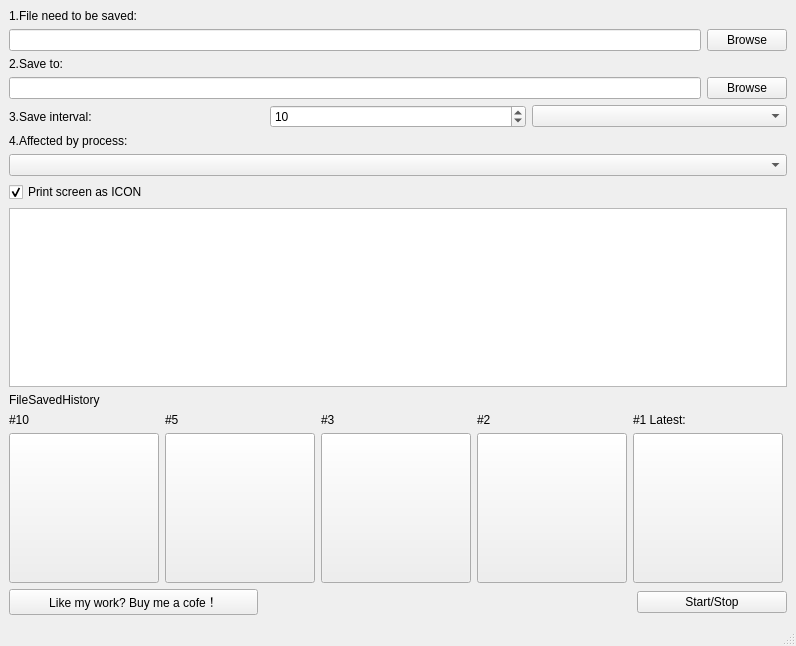
<?xml version="1.0" encoding="UTF-8"?>
<ui version="4.0">
 <class>MainWindow</class>
 <widget class="QMainWindow" name="MainWindow">
  <property name="geometry">
   <rect>
    <x>0</x>
    <y>0</y>
    <width>796</width>
    <height>646</height>
   </rect>
  </property>
  <property name="windowTitle">
   <string>File time rewind</string>
  </property>
  <property name="windowIcon">
   <iconset theme="QIcon::ThemeIcon::SyncSynchronizing"/>
  </property>
  <widget class="QWidget" name="centralwidget">
   <layout class="QGridLayout" name="gridLayout">
    <item row="0" column="0">
     <layout class="QVBoxLayout" name="verticalLayout_4">
      <item>
       <layout class="QVBoxLayout" name="verticalLayout">
        <item>
         <widget class="QLabel" name="label">
          <property name="text">
           <string>1.File need to be saved:</string>
          </property>
         </widget>
        </item>
        <item>
         <layout class="QHBoxLayout" name="horizontalLayout_2">
          <item>
           <widget class="QLineEdit" name="fileLineEdit"/>
          </item>
          <item>
           <widget class="QPushButton" name="pushButton_6">
            <property name="sizePolicy">
             <sizepolicy hsizetype="Minimum" vsizetype="Minimum">
              <horstretch>0</horstretch>
              <verstretch>0</verstretch>
             </sizepolicy>
            </property>
            <property name="text">
             <string>Browse</string>
            </property>
           </widget>
          </item>
         </layout>
        </item>
       </layout>
      </item>
      <item>
       <layout class="QVBoxLayout" name="verticalLayout_3">
        <item>
         <widget class="QLabel" name="label_3">
          <property name="text">
           <string>2.Save to:</string>
          </property>
         </widget>
        </item>
        <item>
         <layout class="QHBoxLayout" name="horizontalLayout_3">
          <item>
           <widget class="QLineEdit" name="saveDirLineEdit"/>
          </item>
          <item>
           <widget class="QPushButton" name="pushButton_8">
            <property name="text">
             <string>Browse</string>
            </property>
           </widget>
          </item>
         </layout>
        </item>
       </layout>
      </item>
      <item>
       <layout class="QHBoxLayout" name="horizontalLayout_4">
        <item>
         <widget class="QLabel" name="label_9">
          <property name="text">
           <string>3.Save interval:</string>
          </property>
         </widget>
        </item>
        <item>
         <widget class="QSpinBox" name="spinBox">
          <property name="value">
           <number>10</number>
          </property>
         </widget>
        </item>
        <item>
         <widget class="QComboBox" name="comboBox_2"/>
        </item>
       </layout>
      </item>
      <item>
       <layout class="QVBoxLayout" name="verticalLayout_2">
        <item>
         <widget class="QLabel" name="label_2">
          <property name="text">
           <string>4.Affected by process:</string>
          </property>
         </widget>
        </item>
        <item>
         <widget class="QComboBox" name="comboBox"/>
        </item>
        <item>
         <widget class="QCheckBox" name="checkBox">
          <property name="text">
           <string>Print screen as ICON</string>
          </property>
          <property name="checked">
           <bool>true</bool>
          </property>
         </widget>
        </item>
       </layout>
      </item>
      <item>
       <widget class="QTextEdit" name="textEdit">
        <property name="minimumSize">
         <size>
          <width>0</width>
          <height>100</height>
         </size>
        </property>
       </widget>
      </item>
      <item>
       <layout class="QGridLayout" name="gridLayout_2">
        <item row="2" column="1">
         <widget class="QPushButton" name="pushButton_2">
          <property name="sizePolicy">
           <sizepolicy hsizetype="Maximum" vsizetype="Maximum">
            <horstretch>0</horstretch>
            <verstretch>0</verstretch>
           </sizepolicy>
          </property>
          <property name="minimumSize">
           <size>
            <width>150</width>
            <height>150</height>
           </size>
          </property>
          <property name="text">
           <string/>
          </property>
         </widget>
        </item>
        <item row="1" column="0">
         <widget class="QLabel" name="label_4">
          <property name="sizePolicy">
           <sizepolicy hsizetype="Preferred" vsizetype="Minimum">
            <horstretch>0</horstretch>
            <verstretch>0</verstretch>
           </sizepolicy>
          </property>
          <property name="text">
           <string>#10</string>
          </property>
         </widget>
        </item>
        <item row="2" column="0">
         <widget class="QPushButton" name="pushButton">
          <property name="sizePolicy">
           <sizepolicy hsizetype="Maximum" vsizetype="Maximum">
            <horstretch>0</horstretch>
            <verstretch>0</verstretch>
           </sizepolicy>
          </property>
          <property name="minimumSize">
           <size>
            <width>150</width>
            <height>150</height>
           </size>
          </property>
          <property name="text">
           <string/>
          </property>
         </widget>
        </item>
        <item row="1" column="2">
         <widget class="QLabel" name="label_11">
          <property name="sizePolicy">
           <sizepolicy hsizetype="Preferred" vsizetype="Minimum">
            <horstretch>0</horstretch>
            <verstretch>0</verstretch>
           </sizepolicy>
          </property>
          <property name="text">
           <string>#3</string>
          </property>
         </widget>
        </item>
        <item row="1" column="3">
         <widget class="QLabel" name="label_12">
          <property name="sizePolicy">
           <sizepolicy hsizetype="Preferred" vsizetype="Minimum">
            <horstretch>0</horstretch>
            <verstretch>0</verstretch>
           </sizepolicy>
          </property>
          <property name="text">
           <string>#2</string>
          </property>
         </widget>
        </item>
        <item row="1" column="4">
         <widget class="QLabel" name="label_13">
          <property name="sizePolicy">
           <sizepolicy hsizetype="Preferred" vsizetype="Minimum">
            <horstretch>0</horstretch>
            <verstretch>0</verstretch>
           </sizepolicy>
          </property>
          <property name="text">
           <string>#1 Latest:</string>
          </property>
         </widget>
        </item>
        <item row="2" column="3">
         <widget class="QPushButton" name="pushButton_4">
          <property name="sizePolicy">
           <sizepolicy hsizetype="Maximum" vsizetype="Maximum">
            <horstretch>0</horstretch>
            <verstretch>0</verstretch>
           </sizepolicy>
          </property>
          <property name="minimumSize">
           <size>
            <width>150</width>
            <height>150</height>
           </size>
          </property>
          <property name="text">
           <string/>
          </property>
         </widget>
        </item>
        <item row="2" column="4">
         <widget class="QPushButton" name="pushButton_7">
          <property name="sizePolicy">
           <sizepolicy hsizetype="Maximum" vsizetype="Maximum">
            <horstretch>0</horstretch>
            <verstretch>0</verstretch>
           </sizepolicy>
          </property>
          <property name="minimumSize">
           <size>
            <width>150</width>
            <height>150</height>
           </size>
          </property>
          <property name="text">
           <string/>
          </property>
         </widget>
        </item>
        <item row="1" column="1">
         <widget class="QLabel" name="label_10">
          <property name="sizePolicy">
           <sizepolicy hsizetype="Preferred" vsizetype="Minimum">
            <horstretch>0</horstretch>
            <verstretch>0</verstretch>
           </sizepolicy>
          </property>
          <property name="text">
           <string>#5</string>
          </property>
         </widget>
        </item>
        <item row="2" column="2">
         <widget class="QPushButton" name="pushButton_3">
          <property name="sizePolicy">
           <sizepolicy hsizetype="Maximum" vsizetype="Maximum">
            <horstretch>0</horstretch>
            <verstretch>0</verstretch>
           </sizepolicy>
          </property>
          <property name="minimumSize">
           <size>
            <width>150</width>
            <height>150</height>
           </size>
          </property>
          <property name="text">
           <string/>
          </property>
         </widget>
        </item>
        <item row="0" column="0" colspan="5">
         <widget class="QLabel" name="label_14">
          <property name="text">
           <string>FileSavedHistory</string>
          </property>
         </widget>
        </item>
       </layout>
      </item>
      <item>
       <layout class="QHBoxLayout" name="horizontalLayout_5">
        <item>
         <widget class="QPushButton" name="pushButton_9">
          <property name="sizePolicy">
           <sizepolicy hsizetype="Fixed" vsizetype="Fixed">
            <horstretch>0</horstretch>
            <verstretch>0</verstretch>
           </sizepolicy>
          </property>
          <property name="minimumSize">
           <size>
            <width>249</width>
            <height>0</height>
           </size>
          </property>
          <property name="text">
           <string>Like my work? Buy me a cofe！</string>
          </property>
         </widget>
        </item>
        <item>
         <spacer name="horizontalSpacer">
          <property name="orientation">
           <enum>Qt::Orientation::Horizontal</enum>
          </property>
          <property name="sizeHint" stdset="0">
           <size>
            <width>40</width>
            <height>20</height>
           </size>
          </property>
         </spacer>
        </item>
        <item>
         <widget class="QPushButton" name="pushButton_5">
          <property name="minimumSize">
           <size>
            <width>150</width>
            <height>0</height>
           </size>
          </property>
          <property name="text">
           <string>Start/Stop</string>
          </property>
         </widget>
        </item>
       </layout>
      </item>
     </layout>
    </item>
   </layout>
  </widget>
  <widget class="QMenuBar" name="menubar">
   <property name="geometry">
    <rect>
     <x>0</x>
     <y>0</y>
     <width>796</width>
     <height>20</height>
    </rect>
   </property>
  </widget>
  <widget class="QStatusBar" name="statusbar"/>
 </widget>
 <resources/>
 <connections/>
</ui>
